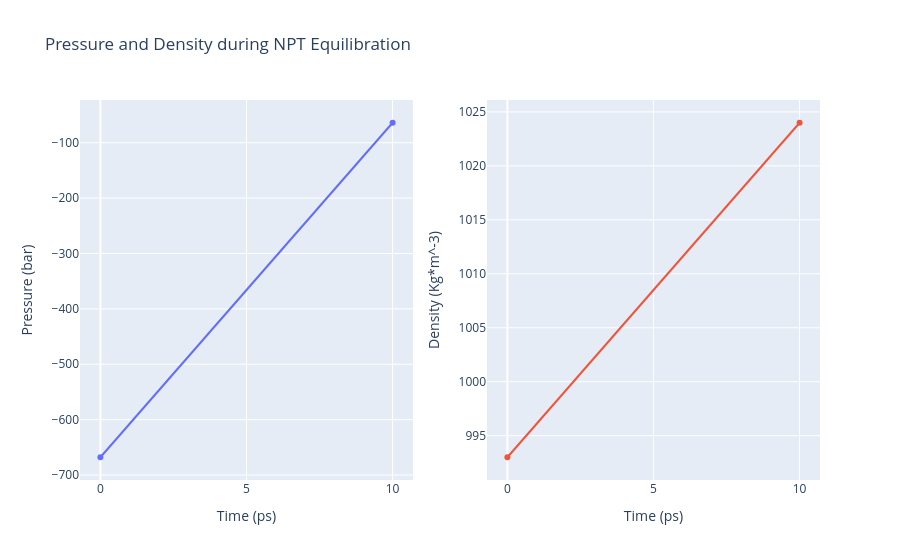

Notebook source saved alongside this figure:
### Code cell
# GMXEnergy: Getting system pressure and density by time during NPT Equilibration  
from biobb_analysis.gromacs.gmx_energy import gmx_energy

# Create prop dict and inputs/outputs
AWH_output_npt_pd_xvg = AWH_dir / f'{ref}_npt_PD.xvg'
prop = {
    'terms':  ["Pressure","Density"],
    'binary_path' : binary_path
}

# Create and launch bb
gmx_energy(input_energy_path=AWH_output_npt_edr, 
          output_xvg_path=AWH_output_npt_pd_xvg, 
          properties=prop
)

# Read pressure and density data from file 
with open(AWH_output_npt_pd_xvg,'r') as pd_file:
    x,y,z = map(
        list,
        zip(*[
            (float(line.split()[0]),float(line.split()[1]),float(line.split()[2]))
            for line in pd_file 
            if not line.startswith(("#","@")) 
        ])
    )

plotly.offline.init_notebook_mode(connected=True)

trace1 = go.Scatter(x=x,y=y)
trace2 = go.Scatter(x=x,y=z)

fig = subplots.make_subplots(rows=1, cols=2, print_grid=False)
fig.append_trace(trace1, 1, 1)
fig.append_trace(trace2, 1, 2)

fig['layout']['xaxis1'].update(title='Time (ps)')
fig['layout']['xaxis2'].update(title='Time (ps)')
fig['layout']['yaxis1'].update(title='Pressure (bar)')
fig['layout']['yaxis2'].update(title='Density (Kg*m^-3)')
fig['layout'].update(title='Pressure and Density during NPT Equilibration')
fig['layout'].update(showlegend=False)

plotly.offline.iplot(fig)

### Figure 1 — Plotly figure (JSON) as saved in the notebook; plotly's stock layout.template omitted (floating-point values rounded to 4 significant figures)
{"data": [{"type": "scatter", "x": [0, 10], "xaxis": "x", "y": [-667.9, -63.96], "yaxis": "y"}, {"type": "scatter", "x": [0, 10], "xaxis": "x2", "y": [993.0, 1024.0], "yaxis": "y2"}], "layout": {"showlegend": false, "title": {"text": "Pressure and Density during NPT Equilibration"}, "xaxis": {"anchor": "y", "domain": [0, 0.45], "title": {"text": "Time (ps)"}}, "xaxis2": {"anchor": "y2", "domain": [0.55, 1], "title": {"text": "Time (ps)"}}, "yaxis": {"anchor": "x", "domain": [0, 1], "title": {"text": "Pressure (bar)"}}, "yaxis2": {"anchor": "x2", "domain": [0, 1], "title": {"text": "Density (Kg*m^-3)"}}}}
